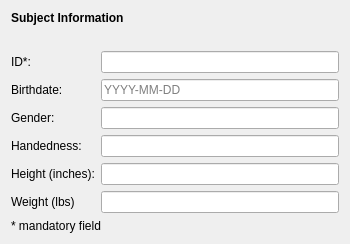
<?xml version="1.0" encoding="UTF-8"?>
<ui version="4.0">
  <class>QmitkXnatSubjectWidgetControls</class>
  <widget class="QWidget" name="QmitkXnatSubjectWidgetControls">
    <property name="enabled">
      <bool>true</bool>
    </property>
    <property name="geometry">
      <rect>
        <x>0</x>
        <y>0</y>
        <width>350</width>
        <height>225</height>
      </rect>
    </property>
    <property name="windowTitle">
      <string>Qmitk Template</string>
    </property>
    <layout class="QGridLayout" name="gridLayout">
      <item row="3" column="1">
        <widget class="QLineEdit" name="labelLineEdit">
          <property name="readOnly">
            <bool>true</bool>
          </property>
        </widget>
      </item>
      <item row="5" column="0">
        <widget class="QLabel" name="genderLabel">
          <property name="text">
            <string>Gender:</string>
          </property>
        </widget>
      </item>
      <item row="4" column="0">
        <widget class="QLabel" name="birthdateLabel">
          <property name="text">
            <string>Birthdate:</string>
          </property>
        </widget>
      </item>
      <item row="6" column="0">
        <widget class="QLabel" name="handednessLabel">
          <property name="text">
            <string>Handedness:</string>
          </property>
        </widget>
      </item>
      <item row="7" column="0">
        <widget class="QLabel" name="heightLabel">
          <property name="text">
            <string>Height (inches):</string>
          </property>
        </widget>
      </item>
      <item row="8" column="0">
        <widget class="QLabel" name="weightLabel">
          <property name="text">
            <string>Weight (lbs)</string>
          </property>
        </widget>
      </item>
      <item row="1" column="0" colspan="2">
        <widget class="QLabel" name="columnLabel">
          <property name="font">
            <font>
              <weight>75</weight>
              <bold>true</bold>
            </font>
          </property>
          <property name="text">
            <string>Subject Information</string>
          </property>
          <property name="alignment">
            <set>Qt::AlignLeading|Qt::AlignLeft|Qt::AlignVCenter</set>
          </property>
        </widget>
      </item>
      <item row="2" column="0" colspan="2">
        <widget class="QLabel" name="breadcrumbLabel">
          <property name="font">
            <font>
              <italic>true</italic>
            </font>
          </property>
          <property name="text">
            <string />
          </property>
        </widget>
      </item>
      <item row="4" column="1">
        <widget class="QLineEdit" name="birthdateLineEdit">
          <property name="readOnly">
            <bool>true</bool>
          </property>
          <property name="placeholderText">
            <string>YYYY-MM-DD</string>
          </property>
        </widget>
      </item>
      <item row="5" column="1">
        <widget class="QLineEdit" name="genderLineEdit">
          <property name="readOnly">
            <bool>true</bool>
          </property>
        </widget>
      </item>
      <item row="6" column="1">
        <widget class="QLineEdit" name="handednessLineEdit">
          <property name="readOnly">
            <bool>true</bool>
          </property>
        </widget>
      </item>
      <item row="7" column="1">
        <widget class="QLineEdit" name="heightLineEdit">
          <property name="readOnly">
            <bool>true</bool>
          </property>
        </widget>
      </item>
      <item row="8" column="1">
        <widget class="QLineEdit" name="weightLineEdit">
          <property name="readOnly">
            <bool>true</bool>
          </property>
        </widget>
      </item>
      <item row="3" column="0">
        <widget class="QLabel" name="labelLabel">
          <property name="text">
            <string>ID*:</string>
          </property>
        </widget>
      </item>
      <item row="9" column="0" colspan="2">
        <widget class="QLabel" name="mandatoryLabel">
          <property name="text">
            <string>* mandatory field</string>
          </property>
        </widget>
      </item>
    </layout>
  </widget>
  <resources />
  <connections />
</ui>
